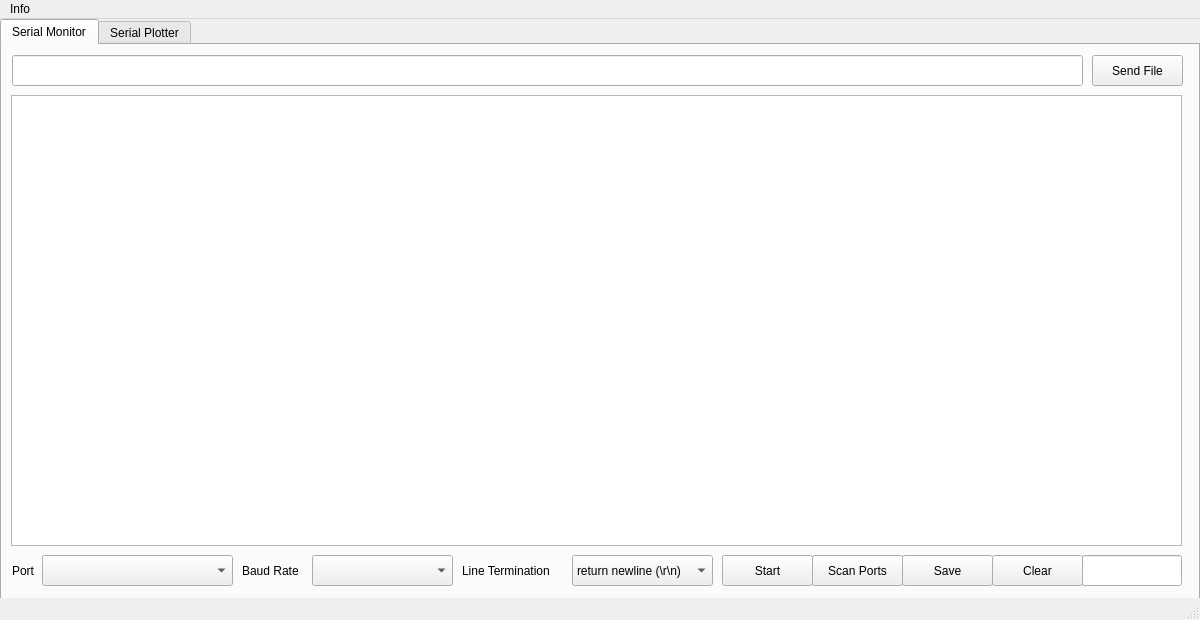
<?xml version="1.0" encoding="UTF-8"?>
<ui version="4.0">
 <class>qt</class>
 <widget class="QMainWindow" name="qt">
  <property name="geometry">
   <rect>
    <x>0</x>
    <y>0</y>
    <width>1200</width>
    <height>620</height>
   </rect>
  </property>
  <property name="cursor">
   <cursorShape>ArrowCursor</cursorShape>
  </property>
  <property name="windowTitle">
   <string>Camnera GUI</string>
  </property>
  <property name="windowOpacity">
   <double>0.990000000000000</double>
  </property>
  <property name="statusTip">
   <string>University of Arizona 2022 - 2023</string>
  </property>
  <property name="whatsThis">
   <string>Camera GUI</string>
  </property>
  <widget class="QWidget" name="widget_MainWindow">
   <widget class="QTabWidget" name="tabWidget_MainWindow">
    <property name="enabled">
     <bool>true</bool>
    </property>
    <property name="geometry">
     <rect>
      <x>0</x>
      <y>0</y>
      <width>1200</width>
      <height>600</height>
     </rect>
    </property>
    <property name="maximumSize">
     <size>
      <width>1677799</width>
      <height>16777215</height>
     </size>
    </property>
    <property name="font">
     <font>
      <pointsize>9</pointsize>
     </font>
    </property>
    <property name="currentIndex">
     <number>0</number>
    </property>
    <property name="iconSize">
     <size>
      <width>12</width>
      <height>12</height>
     </size>
    </property>
    <widget class="QWidget" name="SerialMonitor">
     <property name="font">
      <font>
       <pointsize>9</pointsize>
      </font>
     </property>
     <attribute name="title">
      <string>Serial Monitor</string>
     </attribute>
     <widget class="QPushButton" name="pushButton_SerialSend">
      <property name="geometry">
       <rect>
        <x>1090</x>
        <y>10</y>
        <width>91</width>
        <height>31</height>
       </rect>
      </property>
      <property name="font">
       <font>
        <pointsize>9</pointsize>
       </font>
      </property>
      <property name="text">
       <string>Send File</string>
      </property>
      <property name="autoDefault">
       <bool>false</bool>
      </property>
     </widget>
     <widget class="QPushButton" name="pushButton_SerialClearOutput">
      <property name="geometry">
       <rect>
        <x>990</x>
        <y>510</y>
        <width>91</width>
        <height>31</height>
       </rect>
      </property>
      <property name="font">
       <font>
        <pointsize>9</pointsize>
       </font>
      </property>
      <property name="text">
       <string>Clear</string>
      </property>
     </widget>
     <widget class="QPushButton" name="pushButton_SerialScan">
      <property name="geometry">
       <rect>
        <x>810</x>
        <y>510</y>
        <width>91</width>
        <height>31</height>
       </rect>
      </property>
      <property name="font">
       <font>
        <pointsize>9</pointsize>
       </font>
      </property>
      <property name="text">
       <string>Scan Ports</string>
      </property>
     </widget>
     <widget class="QPushButton" name="pushButton_SerialSave">
      <property name="geometry">
       <rect>
        <x>900</x>
        <y>510</y>
        <width>91</width>
        <height>31</height>
       </rect>
      </property>
      <property name="font">
       <font>
        <pointsize>9</pointsize>
       </font>
      </property>
      <property name="text">
       <string>Save</string>
      </property>
     </widget>
     <widget class="QComboBox" name="comboBoxDropDown_SerialPorts">
      <property name="geometry">
       <rect>
        <x>40</x>
        <y>510</y>
        <width>191</width>
        <height>31</height>
       </rect>
      </property>
     </widget>
     <widget class="QLabel" name="label_SerialPorts">
      <property name="geometry">
       <rect>
        <x>10</x>
        <y>510</y>
        <width>41</width>
        <height>31</height>
       </rect>
      </property>
      <property name="font">
       <font>
        <pointsize>9</pointsize>
       </font>
      </property>
      <property name="text">
       <string>Port</string>
      </property>
     </widget>
     <widget class="QComboBox" name="comboBoxDropDown_BaudRates">
      <property name="geometry">
       <rect>
        <x>310</x>
        <y>510</y>
        <width>141</width>
        <height>31</height>
       </rect>
      </property>
     </widget>
     <widget class="QLabel" name="label_BaudRate">
      <property name="geometry">
       <rect>
        <x>240</x>
        <y>510</y>
        <width>81</width>
        <height>31</height>
       </rect>
      </property>
      <property name="font">
       <font>
        <pointsize>9</pointsize>
       </font>
      </property>
      <property name="text">
       <string>Baud Rate</string>
      </property>
     </widget>
     <widget class="QLineEdit" name="lineEdit_SerialText">
      <property name="geometry">
       <rect>
        <x>10</x>
        <y>10</y>
        <width>1071</width>
        <height>31</height>
       </rect>
      </property>
      <property name="font">
       <font>
        <pointsize>8</pointsize>
        <kerning>false</kerning>
       </font>
      </property>
     </widget>
     <widget class="QComboBox" name="comboBoxDropDown_LineTermination">
      <property name="geometry">
       <rect>
        <x>570</x>
        <y>510</y>
        <width>141</width>
        <height>31</height>
       </rect>
      </property>
      <item>
       <property name="text">
        <string>return newline (\r\n)</string>
       </property>
      </item>
      <item>
       <property name="text">
        <string>newline (\n)</string>
       </property>
      </item>
      <item>
       <property name="text">
        <string>return (\r)</string>
       </property>
      </item>
      <item>
       <property name="text">
        <string>none</string>
       </property>
      </item>
     </widget>
     <widget class="QLabel" name="label_LineTermination">
      <property name="geometry">
       <rect>
        <x>460</x>
        <y>510</y>
        <width>111</width>
        <height>31</height>
       </rect>
      </property>
      <property name="font">
       <font>
        <pointsize>9</pointsize>
       </font>
      </property>
      <property name="text">
       <string>Line Termination</string>
      </property>
     </widget>
     <widget class="QPushButton" name="pushButton_SerialStartStop">
      <property name="geometry">
       <rect>
        <x>720</x>
        <y>510</y>
        <width>91</width>
        <height>31</height>
       </rect>
      </property>
      <property name="font">
       <font>
        <pointsize>9</pointsize>
       </font>
      </property>
      <property name="text">
       <string>Start</string>
      </property>
     </widget>
     <widget class="QLineEdit" name="throughput">
      <property name="geometry">
       <rect>
        <x>1080</x>
        <y>510</y>
        <width>100</width>
        <height>31</height>
       </rect>
      </property>
     </widget>
     <widget class="QPlainTextEdit" name="plainTextEdit_SerialTextDisplay">
      <property name="geometry">
       <rect>
        <x>9</x>
        <y>50</y>
        <width>1171</width>
        <height>451</height>
       </rect>
      </property>
     </widget>
    </widget>
    <widget class="QWidget" name="SerialPlotter">
     <attribute name="title">
      <string>Serial Plotter</string>
     </attribute>
     <widget class="QGroupBox" name="groupBox">
      <property name="geometry">
       <rect>
        <x>560</x>
        <y>490</y>
        <width>621</width>
        <height>51</height>
       </rect>
      </property>
      <property name="title">
       <string>Zoom</string>
      </property>
      <widget class="QSlider" name="horizontalSlider_Zoom">
       <property name="geometry">
        <rect>
         <x>90</x>
         <y>20</y>
         <width>441</width>
         <height>20</height>
        </rect>
       </property>
       <property name="orientation">
        <enum>Qt::Horizontal</enum>
       </property>
      </widget>
      <widget class="QLineEdit" name="lineEdit_Horizontal">
       <property name="geometry">
        <rect>
         <x>550</x>
         <y>19</y>
         <width>61</width>
         <height>21</height>
        </rect>
       </property>
      </widget>
      <widget class="QLabel" name="label_Horizontal">
       <property name="geometry">
        <rect>
         <x>10</x>
         <y>20</y>
         <width>71</width>
         <height>20</height>
        </rect>
       </property>
       <property name="text">
        <string>Horizontal</string>
       </property>
      </widget>
     </widget>
     <widget class="QPushButton" name="pushButton_ChartStartStop">
      <property name="geometry">
       <rect>
        <x>10</x>
        <y>500</y>
        <width>91</width>
        <height>31</height>
       </rect>
      </property>
      <property name="font">
       <font>
        <pointsize>9</pointsize>
       </font>
      </property>
      <property name="text">
       <string>Start</string>
      </property>
     </widget>
     <widget class="QPushButton" name="pushButton_ChartClear">
      <property name="geometry">
       <rect>
        <x>100</x>
        <y>500</y>
        <width>91</width>
        <height>31</height>
       </rect>
      </property>
      <property name="font">
       <font>
        <pointsize>9</pointsize>
       </font>
      </property>
      <property name="text">
       <string>Clear</string>
      </property>
     </widget>
     <widget class="QGraphicsView" name="chartView">
      <property name="geometry">
       <rect>
        <x>10</x>
        <y>10</y>
        <width>1171</width>
        <height>481</height>
       </rect>
      </property>
     </widget>
     <widget class="QPushButton" name="pushButton_ChartSave">
      <property name="geometry">
       <rect>
        <x>190</x>
        <y>500</y>
        <width>91</width>
        <height>31</height>
       </rect>
      </property>
      <property name="font">
       <font>
        <pointsize>9</pointsize>
       </font>
      </property>
      <property name="text">
       <string>Save</string>
      </property>
     </widget>
     <widget class="QComboBox" name="comboBoxDropDown_DataSeparator">
      <property name="geometry">
       <rect>
        <x>370</x>
        <y>500</y>
        <width>81</width>
        <height>31</height>
       </rect>
      </property>
      <item>
       <property name="text">
        <string>comma (,)</string>
       </property>
      </item>
      <item>
       <property name="text">
        <string>semicolon (;)</string>
       </property>
      </item>
      <item>
       <property name="text">
        <string>point (.)</string>
       </property>
      </item>
      <item>
       <property name="text">
        <string>space (\s)</string>
       </property>
      </item>
     </widget>
     <widget class="QLabel" name="label_LineTermination_2">
      <property name="geometry">
       <rect>
        <x>290</x>
        <y>500</y>
        <width>111</width>
        <height>31</height>
       </rect>
      </property>
      <property name="font">
       <font>
        <pointsize>9</pointsize>
       </font>
      </property>
      <property name="text">
       <string>Data Separator</string>
      </property>
     </widget>
    </widget>
   </widget>
  </widget>
  <widget class="QMenuBar" name="menubar">
   <property name="geometry">
    <rect>
     <x>0</x>
     <y>0</y>
     <width>1200</width>
     <height>21</height>
    </rect>
   </property>
   <widget class="QMenu" name="menuInfo">
    <property name="title">
     <string>Info</string>
    </property>
    <addaction name="action_About"/>
    <addaction name="action_Help"/>
   </widget>
   <addaction name="menuInfo"/>
  </widget>
  <widget class="QStatusBar" name="statusbar"/>
  <action name="action_StatusBar">
   <property name="text">
    <string>Status</string>
   </property>
  </action>
  <action name="actionHelp">
   <property name="text">
    <string>Help</string>
   </property>
  </action>
  <action name="actionAbout">
   <property name="text">
    <string>About</string>
   </property>
  </action>
  <action name="actionInformation">
   <property name="text">
    <string>Information</string>
   </property>
  </action>
  <action name="action_SaveConfig">
   <property name="text">
    <string>Save Config</string>
   </property>
   <property name="statusTip">
    <string>Save Configuration</string>
   </property>
  </action>
  <action name="action_LoadConfig">
   <property name="text">
    <string>Load Config</string>
   </property>
   <property name="statusTip">
    <string>Load Configuration</string>
   </property>
  </action>
  <action name="action_About">
   <property name="text">
    <string>About</string>
   </property>
  </action>
  <action name="action_Help">
   <property name="text">
    <string>Help</string>
   </property>
  </action>
 </widget>
 <resources/>
 <connections/>
</ui>
